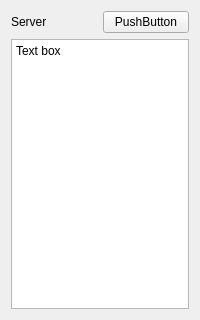
<?xml version="1.0" encoding="UTF-8"?>
<ui version="4.0">
 <class>MainWindow</class>
 <widget class="QMainWindow" name="MainWindow">
  <property name="geometry">
   <rect>
    <x>0</x>
    <y>0</y>
    <width>200</width>
    <height>320</height>
   </rect>
  </property>
  <property name="windowTitle">
   <string>MainWindow</string>
  </property>
  <widget class="QWidget" name="centralWidget">
   <property name="sizePolicy">
    <sizepolicy hsizetype="Expanding" vsizetype="Expanding">
     <horstretch>0</horstretch>
     <verstretch>0</verstretch>
    </sizepolicy>
   </property>
   <layout class="QVBoxLayout" name="verticalLayout">
    <item>
     <layout class="QHBoxLayout" name="horizontalLayout">
      <item>
       <widget class="QLabel" name="label">
        <property name="text">
         <string>Server</string>
        </property>
       </widget>
      </item>
      <item>
       <widget class="QPushButton" name="pushButton">
        <property name="text">
         <string>PushButton</string>
        </property>
       </widget>
      </item>
     </layout>
    </item>
    <item>
     <widget class="QPlainTextEdit" name="textField">
      <property name="plainText">
       <string>Text box</string>
      </property>
     </widget>
    </item>
   </layout>
  </widget>
  <widget class="QMenuBar" name="menuBar">
   <property name="geometry">
    <rect>
     <x>0</x>
     <y>0</y>
     <width>200</width>
     <height>25</height>
    </rect>
   </property>
  </widget>
 </widget>
 <layoutdefault spacing="6" margin="11"/>
 <resources/>
 <connections/>
</ui>
